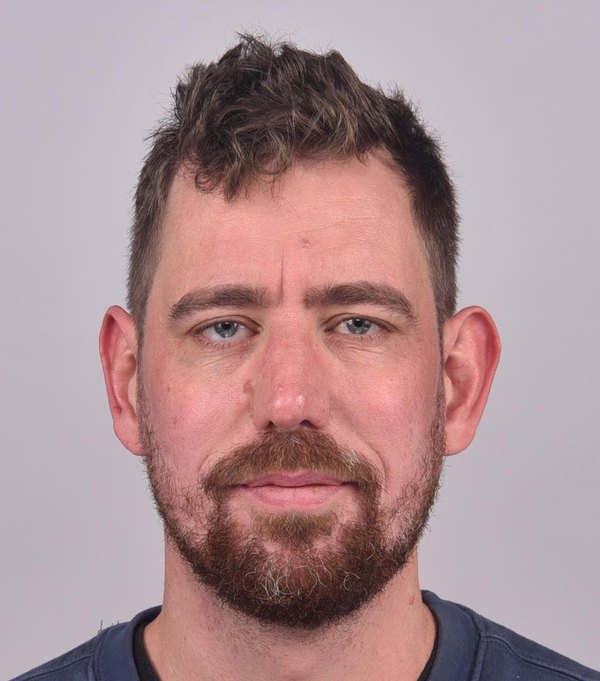
#> input picture assets/imgs/picture_gilles_2026.jpg, 600 x 681 px
$ python transparent_bg.py ../assets/imgs/picture_gilles_2026.jpg out.png
#> lines starting #> are read from the running program, lines starting #| are printed output that depends on the picture; after the words box and inside, x2 and y2 are one past the last pixel; in counts of white or black regions, pixels touching at a corner belong together
"""Make the white background of figure thumbnails transparent (house style, see CLAUDE.md).

Background = near-white pixels connected to the image border (after padding with white),
morphologically opened so it cannot leak into the figure through narrow gaps, with a
2 px colour-to-alpha fringe for anti-aliasing. Also trims a thin white frame around an
otherwise dark image.

Usage: python transparent_bg.py in.png [out.png]
"""
import sys
import numpy as np
from PIL import Image
from scipy import ndimage as ndi

src = sys.argv[1]
dst = sys.argv[2] if len(sys.argv) > 2 else src
rgb = np.asarray(Image.open(src).convert('RGB')).astype(float)
pad = 6
p = np.pad(rgb, ((pad, pad), (pad, pad), (0, 0)), constant_values=255)
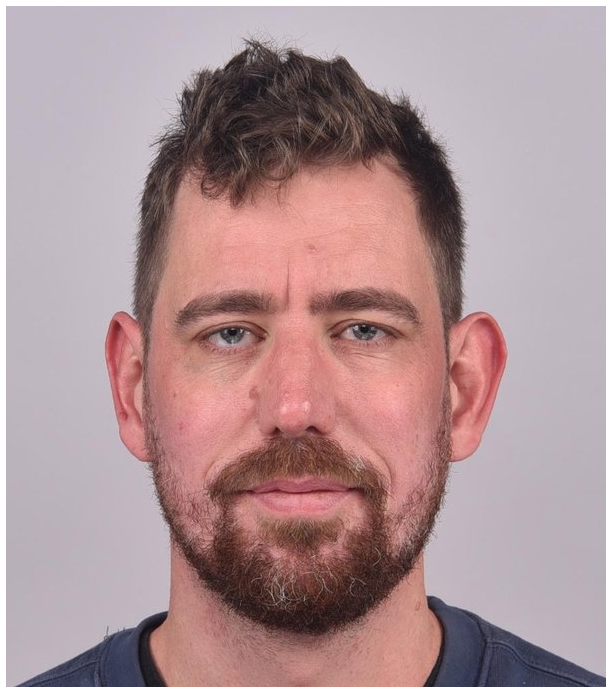
#> p: shape (693, 612, 3) float64; mean R, G, B 175.1, 148.4, 151
white = p.min(axis=2) > 235
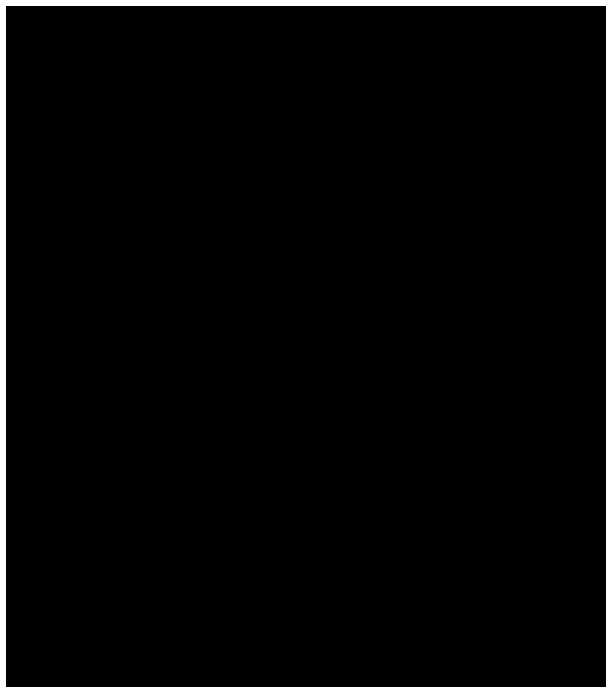
#> white: shape (693, 612) bool; 3.7% white; 1 white region, box (x1, y1, x2, y2) and area: (0, 0, 612, 693) 15516
lab, _ = ndi.label(white)
border_labels = np.unique(np.concatenate([lab[0], lab[-1], lab[:, 0], lab[:, -1]]))
#> border_labels = [1]
bg = np.isin(lab, border_labels[border_labels > 0])
disk = np.hypot(*np.mgrid[-4:5, -4:5]) <= 4
bg = ndi.binary_opening(bg, structure=disk)
#> bg: shape (693, 612) bool; every value is 0
bg = bg[pad:-pad, pad:-pad]
#> bg: shape (681, 600) bool; every value is 0

alpha = np.where(bg, 0.0, 1.0)
#> alpha: shape (681, 600) float64; every value is 1
fringe = ndi.binary_dilation(bg, iterations=2) & ~bg
whiteness = rgb.min(axis=2) / 255
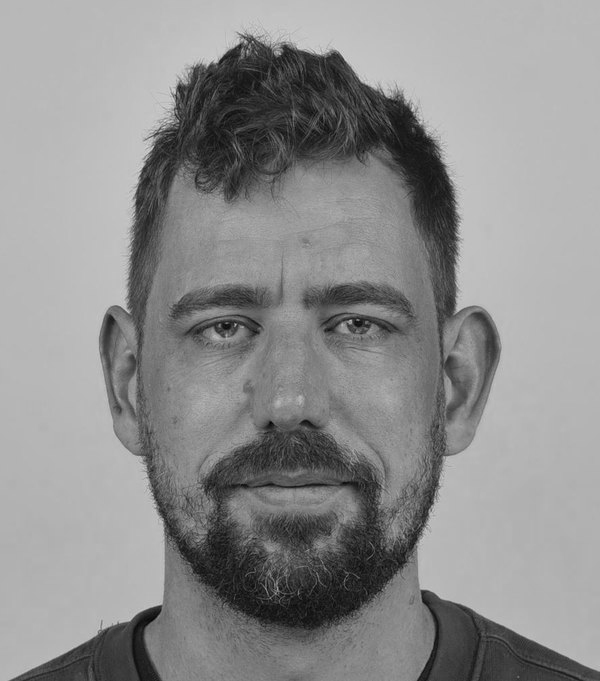
#> whiteness: shape (681, 600) float64; min 0.00784, max 0.847, mean 0.556
alpha[fringe] = np.clip((1 - whiteness[fringe]) / (1 - 235 / 255), 0, 1)
out = np.dstack([rgb, alpha * 255]).astype(np.uint8)

ys, xs = np.nonzero(alpha > 0)
out = out[ys.min():ys.max() + 1, xs.min():xs.max() + 1]
Image.fromarray(out, 'RGBA').save(dst)
print(dst, out.shape, f'{(alpha == 0).mean():.0%} transparent')
#| out.png (681, 600, 4) 0% transparent
